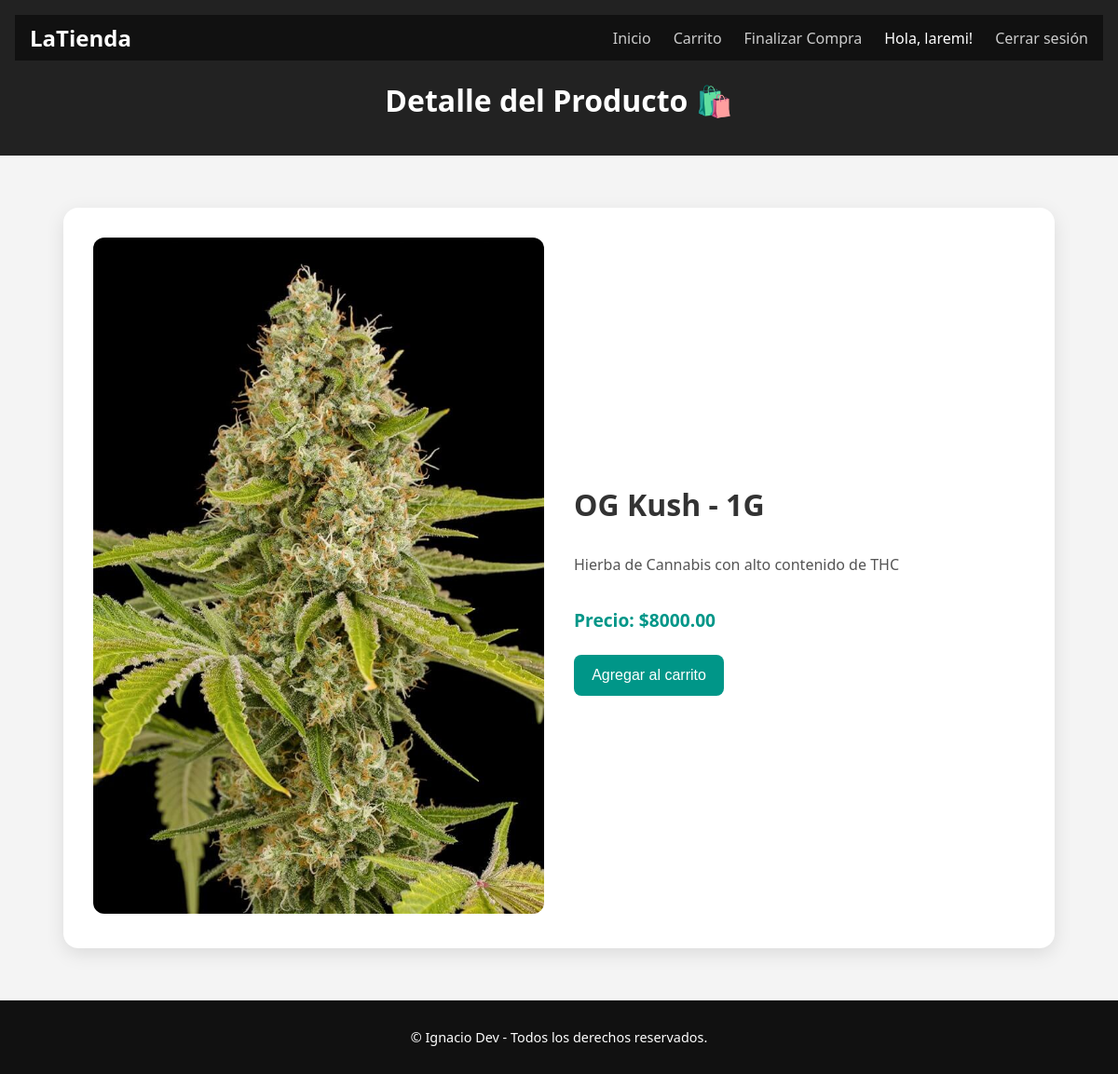
Screenshot of /producto/1/ (signed in) with the database file from the repository.
### tienda/models.py (models this page shows, shortened)
class Producto(models.Model):
    nombre = models.CharField(max_length=100)
    descripcion = models.TextField()
    precio = models.DecimalField(max_digits=10, decimal_places=2)
    imagen = models.ImageField(upload_to='productos/', blank=True, null=True)

### tienda/views.py (the view)
# urls.py: path('producto/<int:pk>/', views.detalle_producto, name='detalle_producto'),
def detalle_producto(request, pk):
    producto = get_object_or_404(Producto, pk=pk)
    return render(request, 'tienda/detalle.html', {'producto': producto})

### tienda/templates/tienda/detalle.html (shortened to what this page needs)
{% extends 'tienda/base.html' %}
{% load static %}
{% block header %}
Detalle del Producto 🛍️
{% endblock %}
{% block extra_css %}
<link rel="stylesheet" href="{% static 'tienda/css/detalle.css' %}">
{% endblock %}
{% block content %}
<div class="detalle-container">
    <div class="detalle-img">
        {% if producto.imagen %}
            <img src="{{ producto.imagen.url }}" alt="{{ producto.nombre }}">
        {% endif %}
    </div>
    <div class="detalle-info">
        <h2>{{ producto.nombre }}</h2>
        <p class="descripcion">{{ producto.descripcion }}</p>
        <p class="precio"><strong>Precio:</strong> ${{ producto.precio }}</p>
        <a href="{% url 'agregar_al_carrito' producto.id %}">
            <button>Agregar al carrito</button>
        </a>
    </div>
</div>
{% endblock %}

### tienda/templates/tienda/base.html (shortened to what this page needs)
{% load static %}
<!DOCTYPE html>
<html lang="es">
<head>
    <link rel="stylesheet" href="{% static 'tienda/css/base.css' %}">
    {% block extra_css %}{% endblock %}
</head>
<body>
    <div class="page-container">
        <header>
            <nav class="navbar">
                <div class="nav-logo"><a href="{% url 'inicio' %}">LaTienda</a></div>
                <ul class="nav-links">
                    <li><a href="{% url 'inicio' %}">Inicio</a></li>
                    <li><a href="{% url 'ver_carrito' %}">Carrito</a></li>
                    <li><a href="{% url 'finalizar_compra' %}">Finalizar Compra</a></li>
                    {% if user.is_authenticated %}
                        <li>Hola, {{ user.username }}!</li>
                        <li><a href="{% url 'logout' %}">Cerrar sesión</a></li>
                    {% else %}
                        <li><a href="{% url 'login' %}">Iniciar sesión</a></li>
                        <li><a href="{% url 'registro' %}">Registrarse</a></li>
                    {% endif %}
                </ul>
            </nav>
            <h1>{% block header %}Bienvenido a la tienda de Ignacio 🛒{% endblock %}</h1>
        </header>
        <main class="contenido">
            {% block content %}{% endblock %}
        </main>
        <footer>
            <p>© {{ now|date:"Y" }} Ignacio Dev - Todos los derechos reservados.</p>
        </footer>
    </div>
</body>
</html>

### tienda/static/tienda/css/base.css (style rules this page uses)
body, html { margin: 0; padding: 0; min-height: 100vh; display: flex; flex-direction: column; font-family: 'Segoe UI', Tahoma, Geneva, Verdana, sans-serif; background-color: #f5f5f5; }
.page-container { display: flex; flex-direction: column; min-height: 100vh; }
header { background: #222; color: white; padding: 1rem; text-align: center; }
.navbar { display: flex; justify-content: space-between; align-items: center; padding: 0.5rem 1rem; background-color: #111; margin-bottom: 1rem; }
.nav-logo a { color: #fff; text-decoration: none; font-size: 1.5rem; font-weight: bold; }
.nav-links { list-style: none; display: flex; gap: 1.5rem; margin: 0; padding: 0; }
.nav-links a { color: #ccc; text-decoration: none; font-size: 1rem; transition: color 0.3s ease; }
.contenido { flex: 1; padding: 1.5rem; }
footer { background-color: #111; color: white; text-align: center; padding: 1rem; font-size: 0.9rem; margin-top: auto; }

### tienda/static/tienda/css/detalle.css (style rules this page uses)
body { background-color: #f4f4f4; }
.detalle-container { max-width: 1000px; margin: 2rem auto; background: #fff; border-radius: 16px; box-shadow: 0 6px 20px rgba(0, 0, 0, 0.1); display: flex; flex-wrap: wrap; padding: 2rem; gap: 2rem; }
.detalle-img { flex: 1 1 350px; }
.detalle-img img { width: 100%; height: auto; border-radius: 12px; object-fit: cover; }
.detalle-info { flex: 1 1 350px; display: flex; flex-direction: column; justify-content: center; }
.detalle-info h2 { font-size: 2rem; margin-bottom: 1rem; color: #333; }
.detalle-info .descripcion { font-size: 1rem; color: #555; margin-bottom: 1rem; }
.detalle-info .precio { font-size: 1.2rem; color: #009688; font-weight: bold; margin-bottom: 1.5rem; }
.detalle-info button { background-color: #009688; color: white; border: none; padding: 0.8rem 1.2rem; font-size: 1rem; border-radius: 8px; cursor: pointer; transition: background-color 0.3s ease; width: fit-content; }

### rows the page displays
Producto: imagen (picture), nombre "OG Kush - 1G", descripcion "Hierba de Cannabis con alto contenido de THC", precio "8000.00"

### other values shown
{{ user.username }} "laremi"
